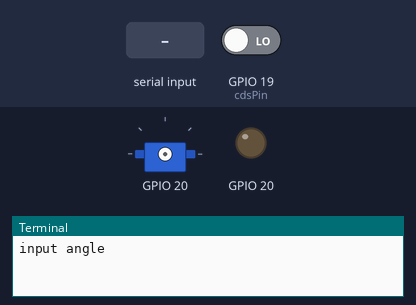
The program below on a simulated Raspberry Pi (BCM pin numbers). Shown: servo, output pins drawn as LEDs (lit = HIGH), the last lines printed to the terminal. Inputs (shaded band) come from the test bench; at power-on: GPIO 19 (cdsPin) LOW. Servo angles are drawn from the pulse width (0.5 ms = 0°, 2.5 ms = 180°); pins used as bus, display or sensor lines are not drawn.

Above: at 1.2 s.
1.3 s: "1" typed at the terminal, then Enter
At 2.0 s:
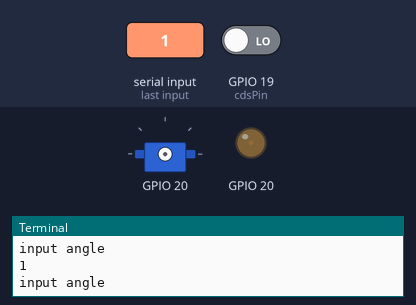
2.8 s: "90" typed at the terminal, then Enter
4.3 s: "200" typed at the terminal, then Enter
At 5.5 s:
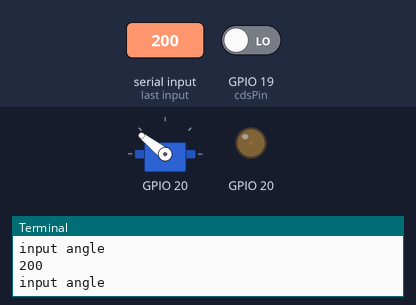
Timing chart, 0 to 7.3 s (numbered marks = the images above; inputs shaded):
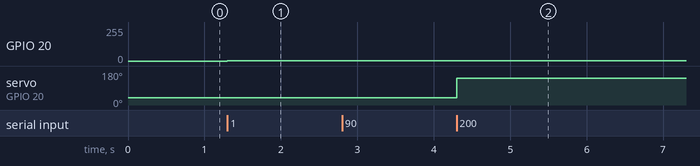

Measured:
- after the input at 1.3 s, GPIO 20: 0/255 → 1/255 at once
- after the input at 4.3 s, servo on GPIO 20: 39° → 142° at once

The program:

oldmainWpi.py
```python
#!/usr/bin/env python
# -*- coding: utf-8 -*-
import time
import datetime
import wiringpi as w
import sys

def setupMotor(pin):
  w.wiringPiSetupGpio()
  w.pinMode(pin, w.GPIO.PWM_OUTPUT)
  w.pwmSetMode(w.GPIO.PWM_MODE_MS)
  w.pwmSetRange(1920)
  w.pwmSetClock(200)


#SG92Rをコントロールするための
class SG90_92R_Class:
    # mPin : GPIO Number (PWM)
    # mPwm : Pwmコントロール用のインスタンス
    # m_Zero_offset_duty :

    """コンストラクタ"""
    def __init__(self, Pin, ZeroOffsetDuty):
        self.mPin = Pin
        self.m_ZeroOffsetDuty = ZeroOffsetDuty

        #GPIOをPWMモードにする
        GPIO.setup(self.mPin, GPIO.OUT)
        self.mPwm = GPIO.PWM(self.mPin , 50) # set 20ms / 50 Hz

    """位置セット"""
    def SetPos(self,pos):
        #Duty ratio = 2.5%〜12.0% : 0.5ms〜2.4ms : 0 ～ 180deg
        duty = (12-2.5)/180*pos+2.5 + self.m_ZeroOffsetDuty
        self.mPwm.start(duty)


    """終了処理"""
    def Cleanup(self,pos):
        #サーボを10degにセットしてから、インプットモードにしておく
        self.SetPos(pos) #init pos (90)
        time.sleep(1)
        GPIO.setup(self.mPin, GPIO.IN)

"""コントロール例"""
if __name__ == '__main__':
    cdsPin = 19 #wPi24
    ledPin = 26 #wpi25
    ServoBttmPin = 21 #Wpi29
    ServoPhonePin = 20 #Wpi28

    bttmInitPos = 90
    bttmPushPos = 72
    phoneInitPos = 112
    phoneGetPos = 90

    #Useing GPIO No.  to idetify channel

    try:
        print ("input angle")
        angle = int(input())
        setupMotor(ServoPhonePin)
        w.pwmWrite(ServoPhonePin,angle)
        while True:
            print ("input angle")
            w.digitalWrite(ledPin,1)
            angle = int(input())
            w.pwmWrite(ServoPhonePin,angle)
            cdSens = w.digitalRead(cdsPin)

            if cdSens == 1: #detect light
                w.digitalWrite(ledPin,1)
                dt_now = datetime.datetime.now()
                print(dt_now)
                time.sleep(1)
                ServoPhone.SetPos(phoneGetPos) #phone off (get phone)
                time.sleep(3)
                ServoBttm.SetPos(bttmPushPos)
                time.sleep(1)
                ServoBttm.SetPos(bttmInitPos)
                time.sleep(1)
                ServoPhone.SetPos(phoneInitPos)
                time.sleep(1)
                GPIO.output(21,0)
                GPIO.output(20,0)

            w.digitalWrite(ledPin,0)
            time.sleep(0.1)
    except KeyboardInterrupt  :         #Ctl+Cが押されたらループを終了
        print("\nCtl+C")
    except Exception as e:
        print(str(e))
    finally:
        #w.cleanup()
        print("\n exit program")
```
